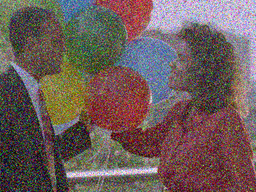
#> input picture noise_remove/balloons_noisy.png, 256 x 192 px, shrunk from 640 x 480 before the run
$ jupyter execute Untitled.ipynb   (shell and % lines are left out)   (older library calls are emulated)
#> lines starting #> are read from the running program, lines starting #| are printed output that depends on the picture; after the words box and inside, x2 and y2 are one past the last pixel; in counts of white or black regions, pixels touching at a corner belong together
[cell 1]
import numpy as np
import cv2
import os
from matplotlib import pyplot as plt
from PIL import Image, ImageFilter

[cell 2]
image = cv2.imread('balloons_noisy.png')
#> image is the input picture: shape (192, 256, 3); mean B, G, R 89.9, 92.2, 109.1
image = cv2.cvtColor(image, cv2.COLOR_BGR2RGB)
plt.figure(figsize=(11,6))
plt.imshow(image)
plt.title('Image')
plt.xticks([])
plt.yticks([])
plt.show()

[cell 3]
image = cv2.imread('balloons_noisy.png')
 # reads the image
image = cv2.cvtColor(image, cv2.COLOR_BGR2HSV) # convert to HSV
#> image: shape (192, 256, 3); mean H, S, V 86, 122.9, 127.3
figure_size = 9 # the dimension of the x and y axis of the kernal.
new_image = cv2.blur(image,(figure_size, figure_size))
#> new_image: shape (192, 256, 3); mean H, S, V 86, 122.9, 127.3

plt.figure(figsize=(11,6))
plt.subplot(121), plt.imshow(cv2.cvtColor(image, cv2.COLOR_HSV2RGB)),plt.title('Original')
plt.xticks([]), plt.yticks([])
plt.subplot(122), plt.imshow(cv2.cvtColor(new_image, cv2.COLOR_HSV2RGB)),plt.title('Mean filter')
plt.xticks([]), plt.yticks([])
plt.show()
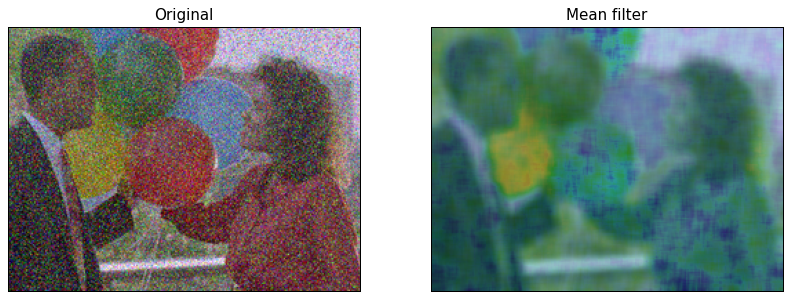
#> figure drawn by matplotlib, 2 panels

[cell 4]
# The image will first be converted to grayscale
image2 = cv2.cvtColor(image, cv2.COLOR_HSV2BGR)
image2 = cv2.cvtColor(image2, cv2.COLOR_BGR2GRAY)
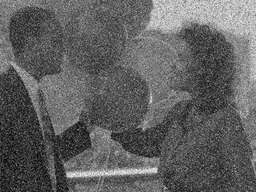
#> image2: shape (192, 256); min 4, max 249, mean 96.6
figure_size = 9
new_image = cv2.blur(image2,(figure_size, figure_size))
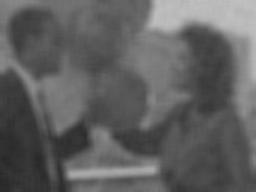
#> new_image: shape (192, 256); min 39, max 193, mean 96.6

plt.figure(figsize=(11,6))
plt.subplot(121), plt.imshow(image2, cmap='gray'),plt.title('Original')
plt.xticks([]), plt.yticks([])
plt.subplot(122), plt.imshow(new_image, cmap='gray'),plt.title('Mean filter')
plt.xticks([]), plt.yticks([])
plt.show()
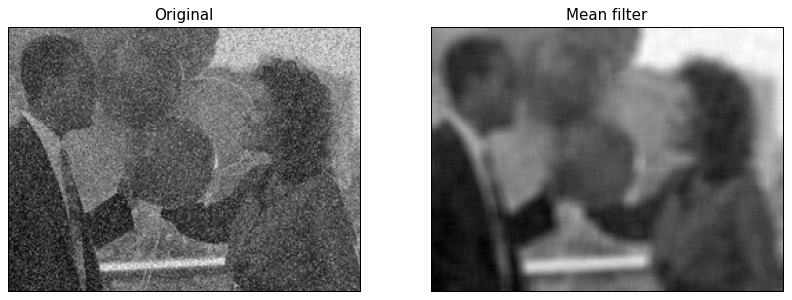
#> figure drawn by matplotlib, 2 panels

[cell 5]
new_image = cv2.GaussianBlur(image, (figure_size, figure_size),0)
#> new_image: shape (192, 256, 3); mean H, S, V 86, 122.9, 127.3

plt.figure(figsize=(11,6))
plt.subplot(121), plt.imshow(cv2.cvtColor(image, cv2.COLOR_HSV2RGB)),plt.title('Original')
plt.xticks([]), plt.yticks([])
plt.subplot(122), plt.imshow(cv2.cvtColor(new_image, cv2.COLOR_HSV2RGB)),plt.title('Gaussian Filter')
plt.xticks([]), plt.yticks([])
plt.show()
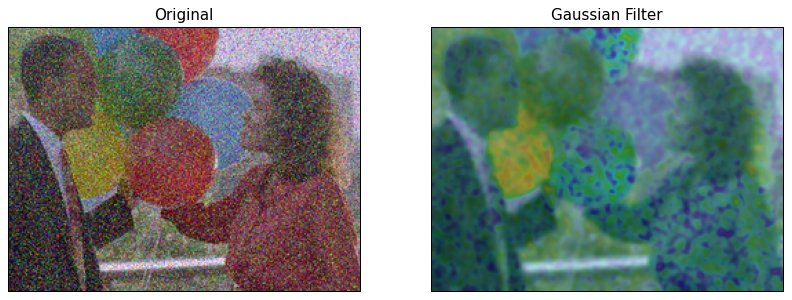
#> figure drawn by matplotlib, 2 panels

[cell 6]
new_image_gauss = cv2.GaussianBlur(image2, (figure_size, figure_size),0)

plt.figure(figsize=(11,6))
plt.subplot(121), plt.imshow(image2, cmap='gray'),plt.title('Original')
plt.xticks([]), plt.yticks([])
plt.subplot(122), plt.imshow(new_image_gauss, cmap='gray'),plt.title('Gaussian Filter')
plt.xticks([]), plt.yticks([])
plt.show()

[cell 7]
new_image = cv2.medianBlur(image, figure_size)
#> new_image: shape (192, 256, 3); mean H, S, V 83.8, 124, 126.4

plt.figure(figsize=(11,6))
plt.subplot(121), plt.imshow(cv2.cvtColor(image, cv2.COLOR_HSV2RGB)),plt.title('Original')
plt.xticks([]), plt.yticks([])
plt.subplot(122), plt.imshow(cv2.cvtColor(new_image, cv2.COLOR_HSV2RGB)),plt.title('Median Filter')
plt.xticks([]), plt.yticks([])
plt.show()
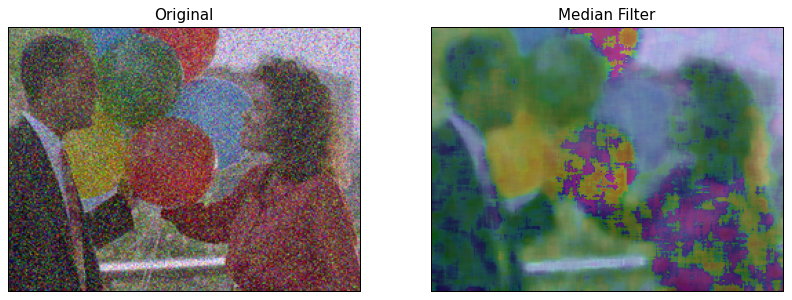
#> figure drawn by matplotlib, 2 panels

[cell 8]
new_image = cv2.medianBlur(image2, figure_size)
#> new_image: shape (192, 256)

plt.figure(figsize=(11,6))
plt.subplot(121), plt.imshow(image2, cmap='gray'),plt.title('Original')
plt.xticks([]), plt.yticks([])
plt.subplot(122), plt.imshow(new_image, cmap='gray'),plt.title('Median Filter')
plt.xticks([]), plt.yticks([])
plt.show()

[cell 9]
# first a conservative filter for grayscale images will be defined.
def conservative_smoothing_gray(data, filter_size):
#> called with filter_size = 9
    temp = []
    indexer = filter_size // 2
    new_image = data.copy()
    nrow, ncol = data.shape
#> nrow = 192; ncol = 256
    for i in range(nrow):
        for j in range(ncol):
            for k in range(i-indexer, i+indexer+1):
                for m in range(j-indexer, j+indexer+1):
                    if (k > -1) and (k < nrow):
                        if (m > -1) and (m < ncol):
                            temp.append(data[k,m])
            temp.remove(data[i,j])
            max_value = max(temp)
            min_value = min(temp)
            if data[i,j] > max_value:
                new_image[i,j] = max_value
            elif data[i,j] < min_value:
                new_image[i,j] = min_value
            temp =[]
#> new_image: shape (192, 256); 1.96% of pixels changed, all inside (x1, y1, x2, y2) = (0, 0, 256, 192)
    return new_image.copy()

[cell 10]
new_image = conservative_smoothing_gray(image2,9)

plt.figure(figsize=(11,6))
plt.subplot(121), plt.imshow(image2, cmap='gray'),plt.title('Original')
plt.xticks([]), plt.yticks([])
plt.subplot(122), plt.imshow(new_image, cmap='gray'),plt.title('Conservative Smoothing')
plt.xticks([]), plt.yticks([])
plt.show()

[cell 11]
new_image = cv2.Laplacian(image2,cv2.CV_64F)
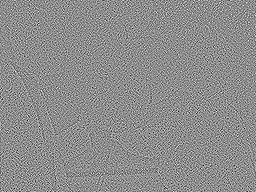
#> new_image: shape (192, 256) float64; min -365, max 293, mean 0; drawn with min black and max white

plt.figure(figsize=(11,6))
plt.subplot(131), plt.imshow(image2, cmap='gray'),plt.title('Original')
plt.xticks([]), plt.yticks([])
plt.subplot(132), plt.imshow(new_image, cmap='gray'),plt.title('Laplacian')
plt.xticks([]), plt.yticks([])
plt.subplot(133), plt.imshow(image2 + new_image, cmap='gray'),plt.title('Resulting image')
plt.xticks([]), plt.yticks([])
plt.show()
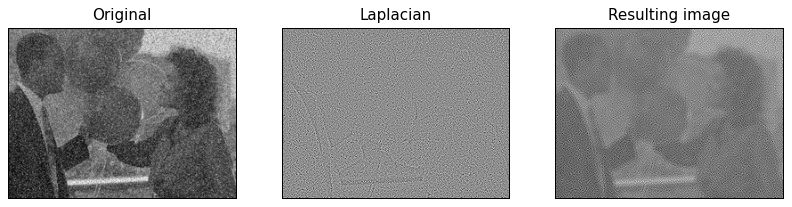
#> figure drawn by matplotlib, 3 panels

[cell 12]
dft = cv2.dft(np.float32(image2),flags = cv2.DFT_COMPLEX_OUTPUT)

# shift the zero-frequncy component to the center of the spectrum
dft_shift = np.fft.fftshift(dft)

# save image of the image in the fourier domain.
magnitude_spectrum = 20*np.log(cv2.magnitude(dft_shift[:,:,0],dft_shift[:,:,1]))
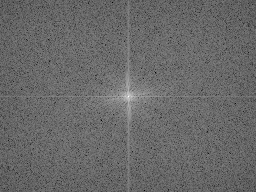
#> magnitude_spectrum: shape (192, 256) float32; min 59.92, max 307.5, mean 161.9; drawn with min black and max white

# plot both images
plt.figure(figsize=(11,6))
plt.subplot(121),plt.imshow(image2, cmap = 'gray')
plt.title('Input Image'), plt.xticks([]), plt.yticks([])
plt.subplot(122),plt.imshow(magnitude_spectrum, cmap = 'gray')
plt.title('Magnitude Spectrum'), plt.xticks([]), plt.yticks([])
plt.show()

[cell 13]
rows, cols = image2.shape
#> rows = 192; cols = 256
crow,ccol = rows//2 , cols//2
#> crow = 96; ccol = 128

# create a mask first, center square is 1, remaining all zeros
mask = np.zeros((rows,cols,2),np.uint8)
mask[crow-30:crow+30, ccol-30:ccol+30] = 1

# apply mask and inverse DFT
fshift = dft_shift*mask
f_ishift = np.fft.ifftshift(fshift)
img_back = cv2.idft(f_ishift)
img_back = cv2.magnitude(img_back[:,:,0],img_back[:,:,1])
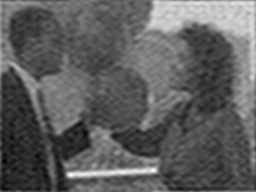
#> img_back: shape (192, 256) float32; min 767123.6, max 11440519, mean 4750480; drawn with min black and max white

# plot both images
plt.figure(figsize=(11,6))
plt.subplot(121),plt.imshow(image2, cmap = 'gray')
plt.title('Input Image'), plt.xticks([]), plt.yticks([])
plt.subplot(122),plt.imshow(img_back, cmap = 'gray')
plt.title('Low Pass Filter'), plt.xticks([]), plt.yticks([])
plt.show()

[cell 14]
def crimmins(data):
    new_image = data.copy()
    nrow = len(data)
#> nrow = 192
    ncol = len(data[0])
#> ncol = 256

    # Dark pixel adjustment

    # First Step
    # N-S
    for i in range(1, nrow):
        for j in range(ncol):
            if data[i-1,j] >= (data[i,j] + 2):
                new_image[i,j] += 1
    data = new_image
    # E-W
    for i in range(nrow):
        for j in range(ncol-1):
            if data[i,j+1] >= (data[i,j] + 2):
                new_image[i,j] += 1
    data = new_image
    # NW-SE
    for i in range(1, nrow):
        for j in range(1, ncol):
            if data[i-1,j-1] >= (data[i,j] + 2):
                new_image[i,j] += 1
    data = new_image
    #NE-SW
    for i in range(1, nrow):
        for j in range(ncol-1):
            if data[i-1,j+1] >= (data[i,j] + 2):
                new_image[i,j] += 1
    data = new_image
    # Second Step
    # N-S
    for i in range(1, nrow-1):
        for j in range(ncol):
            if (data[i-1,j] > data[i,j]) and (data[i,j] <= data[i+1,j]):
                new_image[i,j] += 1
    data = new_image
    # E-W
    for i in range(nrow):
        for j in range(1, ncol-1):
            if (data[i,j+1] > data[i,j]) and (data[i,j] <= data[i,j-1]):
                new_image[i,j] += 1
    data = new_image
    # NW-SE
    for i in range(1, nrow-1):
        for j in range(1, ncol-1):
            if (data[i-1,j-1] > data[i,j]) and (data[i,j] <= data[i+1,j+1]):
                new_image[i,j] += 1
    data = new_image
    # NE-SW
    for i in range(1, nrow-1):
        for j in range(1, ncol-1):
            if (data[i-1,j+1] > data[i,j]) and (data[i,j] <= data[i+1,j-1]):
                new_image[i,j] += 1
    data = new_image
    #Third Step
    # N-S
    for i in range(1, nrow-1):
        for j in range(ncol):
            if (data[i+1,j] > data[i,j]) and (data[i,j] <= data[i-1,j]):
                new_image[i,j] += 1
    data = new_image
    # E-W
    for i in range(nrow):
        for j in range(1, ncol-1):
            if (data[i,j-1] > data[i,j]) and (data[i,j] <= data[i,j+1]):
                new_image[i,j] += 1
    data = new_image
    # NW-SE
    for i in range(1, nrow-1):
        for j in range(1, ncol-1):
            if (data[i+1,j+1] > data[i,j]) and (data[i,j] <= data[i-1,j-1]):
                new_image[i,j] += 1
    data = new_image
    # NE-SW
    for i in range(1, nrow-1):
        for j in range(1, ncol-1):
            if (data[i+1,j-1] > data[i,j]) and (data[i,j] <= data[i-1,j+1]):
                new_image[i,j] += 1
    data = new_image
    # Fourth Step
    # N-S
    for i in range(nrow-1):
        for j in range(ncol):
            if (data[i+1,j] >= (data[i,j]+2)):
                new_image[i,j] += 1
    data = new_image
    # E-W
    for i in range(nrow):
        for j in range(1,ncol):
            if (data[i,j-1] >= (data[i,j]+2)):
                new_image[i,j] += 1
    data = new_image
    # NW-SE
    for i in range(nrow-1):
        for j in range(ncol-1):
            if (data[i+1,j+1] >= (data[i,j]+2)):
                new_image[i,j] += 1
    data = new_image
    # NE-SW
    for i in range(nrow-1):
        for j in range(1,ncol):
            if (data[i+1,j-1] >= (data[i,j]+2)):
                new_image[i,j] += 1
    data = new_image

    # Light pixel adjustment

    # First Step
    # N-S
    for i in range(1,nrow):
        for j in range(ncol):
            if (data[i-1,j] <= (data[i,j]-2)):
                new_image[i,j] -= 1
    data = new_image
    # E-W
    for i in range(nrow):
        for j in range(ncol-1):
            if (data[i,j+1] <= (data[i,j]-2)):
                new_image[i,j] -= 1
    data = new_image
    # NW-SE
    for i in range(1,nrow):
        for j in range(1,ncol):
            if (data[i-1,j-1] <= (data[i,j]-2)):
                new_image[i,j] -= 1
    data = new_image
    # NE-SW
    for i in range(1,nrow):
        for j in range(ncol-1):
            if (data[i-1,j+1] <= (data[i,j]-2)):
                new_image[i,j] -= 1
    data = new_image
    # Second Step
    # N-S
    for i in range(1,nrow-1):
        for j in range(ncol):
            if (data[i-1,j] < data[i,j]) and (data[i,j] >= data[i+1,j]):
                new_image[i,j] -= 1
    data = new_image
    # E-W
    for i in range(nrow):
        for j in range(1, ncol-1):
            if (data[i,j+1] < data[i,j]) and (data[i,j] >= data[i,j-1]):
                new_image[i,j] -= 1
    data = new_image
    # NW-SE
    for i in range(1,nrow-1):
        for j in range(1,ncol-1):
            if (data[i-1,j-1] < data[i,j]) and (data[i,j] >= data[i+1,j+1]):
                new_image[i,j] -= 1
    data = new_image
    # NE-SW
    for i in range(1,nrow-1):
        for j in range(1,ncol-1):
            if (data[i-1,j+1] < data[i,j]) and (data[i,j] >= data[i+1,j-1]):
                new_image[i,j] -= 1
    data = new_image
    # Third Step
    # N-S
    for i in range(1,nrow-1):
        for j in range(ncol):
            if (data[i+1,j] < data[i,j]) and (data[i,j] >= data[i-1,j]):
                new_image[i,j] -= 1
    data = new_image
    # E-W
    for i in range(nrow):
        for j in range(1,ncol-1):
            if (data[i,j-1] < data[i,j]) and (data[i,j] >= data[i,j+1]):
                new_image[i,j] -= 1
    data = new_image
    # NW-SE
    for i in range(1,nrow-1):
        for j in range(1,ncol-1):
            if (data[i+1,j+1] < data[i,j]) and (data[i,j] >= data[i-1,j-1]):
                new_image[i,j] -= 1
    data = new_image
    # NE-SW
    for i in range(1,nrow-1):
        for j in range(1,ncol-1):
            if (data[i+1,j-1] < data[i,j]) and (data[i,j] >= data[i-1,j+1]):
                new_image[i,j] -= 1
    data = new_image
    # Fourth Step
    # N-S
    for i in range(nrow-1):
        for j in range(ncol):
            if (data[i+1,j] <= (data[i,j]-2)):
                new_image[i,j] -= 1
    data = new_image
    # E-W
    for i in range(nrow):
        for j in range(1,ncol):
            if (data[i,j-1] <= (data[i,j]-2)):
                new_image[i,j] -= 1
    data = new_image
    # NW-SE
    for i in range(nrow-1):
        for j in range(ncol-1):
            if (data[i+1,j+1] <= (data[i,j]-2)):
                new_image[i,j] -= 1
    data = new_image
    # NE-SW
    for i in range(nrow-1):
        for j in range(1,ncol):
            if (data[i+1,j-1] <= (data[i,j]-2)):
                new_image[i,j] -= 1
    data = new_image
    return new_image.copy()

$ run again, with noise_remove/AR.jpg saved as noise_remove/balloons_noisy.png
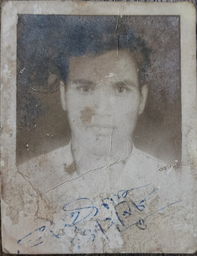
#> input picture noise_remove/AR.jpg, 197 x 256 px, shrunk from 1108 x 1440 before the run
#> image is the input picture: shape (256, 197, 3); mean B, G, R 129.9, 133.4, 136
#> `img_back = cv2.magnitude(img_back[:,:,0],img_back[:,:,1])`:
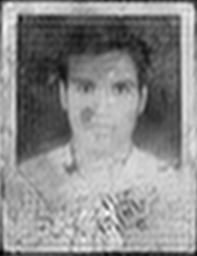
#> img_back: shape (256, 197) float32; min 2299082.8, max 10345668, mean 6730717; drawn with min black and max white
#> in crimmins, `nrow = len(data)`: nrow = 256
#> in crimmins, `ncol = len(data[0])`: ncol = 197
#> after the loop in crimmins, `for i in range(nrow-1):`:
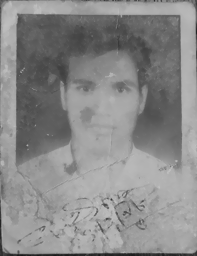
#> new_image: shape (256, 197); min 24, max 195, mean 137.8

$ run again, with noise_remove/flower.jpg saved as noise_remove/balloons_noisy.png
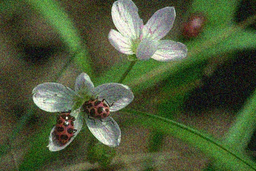
#> input picture noise_remove/flower.jpg, 256 x 171 px, shrunk from 481 x 321 before the run
#> image is the input picture: shape (171, 256, 3); mean B, G, R 56.7, 89.2, 76.5
#> `img_back = cv2.magnitude(img_back[:,:,0],img_back[:,:,1])`:
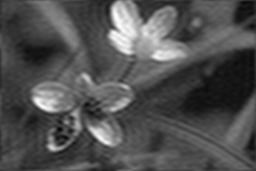
#> img_back: shape (171, 256) float32; min 33277.5, max 11123523, mean 3565461; drawn with min black and max white
#> in crimmins, `nrow = len(data)`: nrow = 171
#> in crimmins, `ncol = len(data[0])`: ncol = 256
